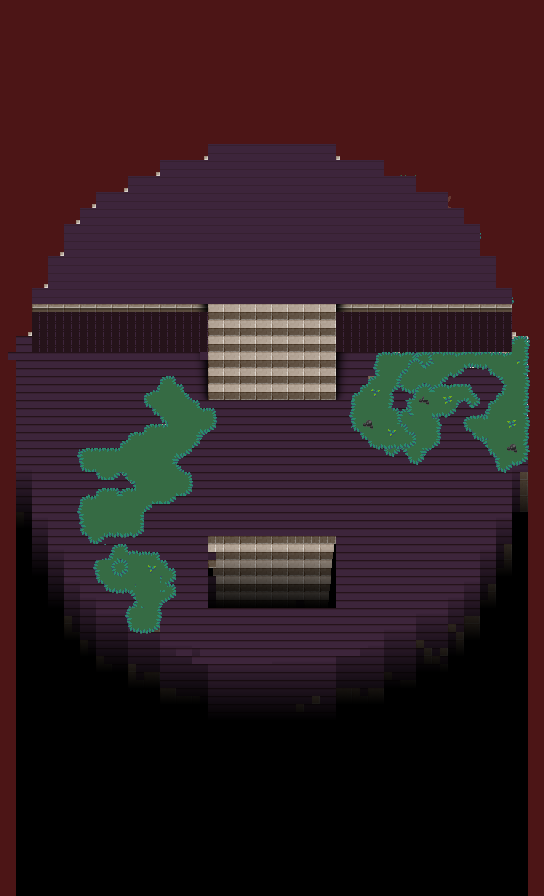

The image is a tile-based game level rendered from a .tmx file. Its description and source (layers, tilesets, objects; grid data summarised) follow:
An orthogonal 68x112 tile map with 8x8 px tiles, 8 tile layers (Floor, StairsUp, Shadow, Nubs, ...), 6 tilesets and 109 objects (23x Blue-Flame, 10x Billboard, 5x Bird, 5x hull, npc-2, ...).

<map version="1.2" tiledversion="1.2.3" orientation="orthogonal" renderorder="right-down" width="68" height="112" tilewidth="8" tileheight="8" infinite="0" backgroundcolor="#4c1516" nextlayerid="14" nextobjectid="208">
 <properties>
  <property name="Sky" value="true" />
 </properties>
 <tileset firstgid="1" name="dungeon_tiles" tilewidth="8" tileheight="8" tilecount="4096" columns="64">
  <image source="../dungeon_tiles.png" width="512" height="512" />
  <terraintypes>
   <terrain name="Grass" tile="0" />
  </terraintypes>
  <tile id="256" terrain="0,0,0,0" />
  <tile id="260" terrain="0,0,," />
  <tile id="321" terrain="0,0,0," />
  <tile id="330" terrain="0,0,,0" />
  <tile id="448" terrain="0,,0," />
  <tile id="451" terrain=",,,0" />
  <tile id="452" terrain=",,0," />
  <tile id="459" terrain=",0,,0" />
  <tile id="515" terrain=",0,," />
  <tile id="516" terrain="0,,," />
  <tile id="897" terrain="0,,0,0" />
  <tile id="906" terrain=",0,0,0" />
  <tile id="963" terrain=",,0,0" />
 </tileset>
 <tileset firstgid="4097" name="Tiles_1" tilewidth="8" tileheight="8" tilecount="4096" columns="64">
  <image source="../Tiles_1.png" width="512" height="512" />
 </tileset>
 <tileset firstgid="8193" name="Tiles_1" tilewidth="8" tileheight="8" tilecount="4096" columns="64">
  <image source="../Tiles_1.png" width="512" height="512" />
  <tile id="3894">
   <animation>
    <frame tileid="3766" duration="100" />
    <frame tileid="3894" duration="100" />
   </animation>
  </tile>
 </tileset>
 <tileset firstgid="12289" name="0x72_16x16DungeonTileset.v4" tilewidth="8" tileheight="8" tilecount="1024" columns="32">
  <image source="0x72_16x16DungeonTileset.v4.png" width="256" height="256" />
 </tileset>
 <tileset firstgid="13313" name="Dungeon_Tileset" tilewidth="8" tileheight="8" tilecount="400" columns="20">
  <image source="Dungeon_Tileset.png" width="160" height="160" />
 </tileset>
 <tileset firstgid="13713" name="OutdoorsTileset" tilewidth="8" tileheight="8" tilecount="216" columns="12">
  <image source="OutdoorsTileset.png" width="96" height="144" />
 </tileset>
 <layer id="1" name="Floor" width="68" height="112">
  <properties>
   <property name="layer" value="0.2" />
  </properties>
  <data>[7616 cells, 3571 non-empty, 36 distinct tile ids]</data>
 </layer>
 <layer id="2" name="StairsUp" width="68" height="112">
  <properties>
   <property name="layer" value="0.21" />
  </properties>
  <data>[7616 cells, 428 non-empty, 28 distinct tile ids]</data>
 </layer>
 <layer id="3" name="Shadow" width="68" height="112">
  <properties>
   <property name="layer" value="0.21" />
  </properties>
  <data>[7616 cells, 2448 non-empty, 9 distinct tile ids]</data>
 </layer>
 <layer id="4" name="Nubs" width="68" height="112">
  <properties>
   <property name="layer" value="0.215" />
  </properties>
  <data>[7616 cells, 10 non-empty, 2 distinct tile ids]</data>
 </layer>
 <layer id="5" name="Forground_Ground" width="68" height="112">
  <properties>
   <property name="layer" value=".5" />
  </properties>
  <data>[7616 cells, 96 non-empty, 4 distinct tile ids]</data>
 </layer>
 <layer id="6" name="BottomGrass" width="68" height="112">
  <properties>
   <property name="layer" value="0.22" />
  </properties>
  <data>[7616 cells, 538 non-empty, 82 distinct tile ids]</data>
 </layer>
 <layer id="7" name="Grass" width="68" height="112">
  <properties>
   <property name="layer" value="0.23" />
  </properties>
  <data>[7616 cells, 366 non-empty, 110 distinct tile ids]</data>
 </layer>
 <layer id="8" name="Tree" width="68" height="112">
  <properties>
   <property name="layer" type="float" value="0.24" />
  </properties>
  <data>[7616 cells, 1322 non-empty, 49 distinct tile ids]</data>
 </layer>
 <objectgroup id="9" name="Entities">
  <object id="2" type="Bird" x="259" y="348" width="5.66667" height="6" />
  <object id="62" type="Bird" x="249.167" y="362.667" width="5.66667" height="6" />
  <object id="63" type="Bird" x="269.5" y="377.333" width="5.66667" height="6" />
  <object id="64" type="Bird" x="286.5" y="367.667" width="5.66667" height="6" />
  <object id="65" type="Bird" x="283.167" y="352.667" width="5.66667" height="6" />
  <object id="86" name="Npc-2" type="npc-2" x="224" y="511" width="24" height="24" />
  <object id="154" name="Boss" type="Boss" x="262.5" y="181.5" width="24" height="24">
   <properties>
    <property name="Boss_Number" value="1" />
   </properties>
  </object>
  <object id="175" name="Blue-Flame" type="Blue-Flame" x="48" y="312" width="16" height="16" />
  <object id="176" name="Blue-Flame" type="Blue-Flame" x="80" y="312" width="16" height="16" />
  <object id="177" name="Blue-Flame" type="Blue-Flame" x="112" y="312" width="16" height="16" />
  <object id="178" name="Blue-Flame" type="Blue-Flame" x="144" y="312" width="16" height="16" />
  <object id="179" name="Blue-Flame" type="Blue-Flame" x="176" y="312" width="16" height="16" />
  <object id="186" name="Blue-Flame" type="Blue-Flame" x="416" y="312" width="16" height="16" />
  <object id="187" name="Blue-Flame" type="Blue-Flame" x="448" y="312" width="16" height="16" />
  <object id="188" name="Blue-Flame" type="Blue-Flame" x="352" y="312" width="16" height="16" />
  <object id="189" name="Blue-Flame" type="Blue-Flame" x="480" y="312" width="16" height="16" />
  <object id="190" name="Blue-Flame" type="Blue-Flame" x="384" y="312" width="16" height="16" />
  <object id="195" name="Blue-Flame" type="Blue-Flame" x="45.5" y="255.5" width="20.5" height="15.5" />
  <object id="196" name="Blue-Flame" type="Blue-Flame" x="73.5" y="231" />
  <object id="197" name="Blue-Flame" type="Blue-Flame" x="100.5" y="201" />
  <object id="198" name="Blue-Flame" type="Blue-Flame" x="134.5" y="183" />
  <object id="199" name="Blue-Flame" type="Blue-Flame" x="164.5" y="169" />
  <object id="200" name="Blue-Flame" type="Blue-Flame" x="210" y="150.5" />
  <object id="201" name="Blue-Flame" type="Blue-Flame" x="328" y="151.5" />
  <object id="202" name="Blue-Flame" type="Blue-Flame" x="377" y="169.5" />
  <object id="203" name="Blue-Flame" type="Blue-Flame" x="404" y="185.5" />
  <object id="204" name="Blue-Flame" type="Blue-Flame" x="440.5" y="201.5" />
  <object id="205" name="Blue-Flame" type="Blue-Flame" x="465" y="233.5" />
  <object id="206" name="Blue-Flame" type="Blue-Flame" x="484" y="264.5" />
  <object id="207" name="Blue-Flame" type="Blue-Flame" x="144" y="312" width="16" height="16" />
 </objectgroup>
 <objectgroup id="10" name="Doors">
  <object id="84" type="Door" x="208" y="640.5" width="128" height="23.5">
   <properties>
    <property name="Door" value="Dungeon_Floor_1 528 725" />
    <property name="is_sensor" type="bool" value="true" />
   </properties>
  </object>
  <object id="90" name="Ranged" type="Ranged" x="262" y="359" width="16" height="16" />
  <object id="191" type="Player" x="265.5" y="529" width="16" height="16" />
 </objectgroup>
 <objectgroup id="11" name="Billboards">
  <!-- 76 objects omitted --></objectgroup>
 <objectgroup id="12" name="Solids">
  <!-- 56 objects omitted --></objectgroup>
 <objectgroup id="13" name="Hulls">
  <!-- 10 objects omitted --></objectgroup>
</map>
<!-- 76 of 109 objects omitted -->
